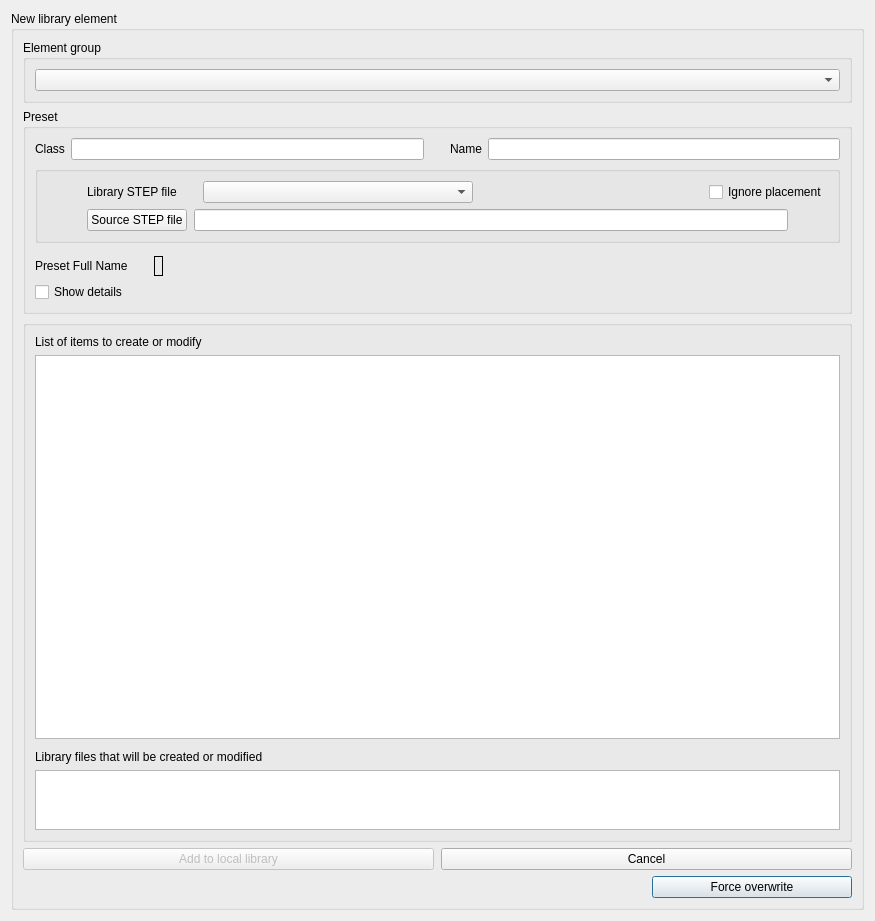
<?xml version="1.0" encoding="UTF-8"?>
<ui version="4.0">
 <class>LibraryPart</class>
 <widget class="QDialog" name="LibraryPart">
  <property name="geometry">
   <rect>
    <x>0</x>
    <y>0</y>
    <width>875</width>
    <height>921</height>
   </rect>
  </property>
  <property name="sizePolicy">
   <sizepolicy hsizetype="Preferred" vsizetype="Preferred">
    <horstretch>0</horstretch>
    <verstretch>0</verstretch>
   </sizepolicy>
  </property>
  <property name="windowTitle">
   <string>Cable Library</string>
  </property>
  <layout class="QVBoxLayout" name="verticalLayout">
   <item>
    <widget class="QGroupBox" name="groupBox">
     <property name="sizePolicy">
      <sizepolicy hsizetype="Preferred" vsizetype="Expanding">
       <horstretch>0</horstretch>
       <verstretch>0</verstretch>
      </sizepolicy>
     </property>
     <property name="title">
      <string>New library element</string>
     </property>
     <layout class="QVBoxLayout" name="verticalLayout_4">
      <item>
       <widget class="QGroupBox" name="partGroupBox">
        <property name="sizePolicy">
         <sizepolicy hsizetype="Preferred" vsizetype="Minimum">
          <horstretch>0</horstretch>
          <verstretch>0</verstretch>
         </sizepolicy>
        </property>
        <property name="minimumSize">
         <size>
          <width>0</width>
          <height>0</height>
         </size>
        </property>
        <property name="title">
         <string>Element group</string>
        </property>
        <layout class="QVBoxLayout" name="verticalLayout_2">
         <item>
          <widget class="QComboBox" name="groupComboBox"/>
         </item>
        </layout>
       </widget>
      </item>
      <item>
       <widget class="QGroupBox" name="presetBox">
        <property name="enabled">
         <bool>true</bool>
        </property>
        <property name="sizePolicy">
         <sizepolicy hsizetype="Preferred" vsizetype="Minimum">
          <horstretch>0</horstretch>
          <verstretch>0</verstretch>
         </sizepolicy>
        </property>
        <property name="title">
         <string>Preset</string>
        </property>
        <layout class="QVBoxLayout" name="verticalLayout_6">
         <item>
          <layout class="QHBoxLayout" name="nameLayout">
           <item>
            <widget class="QLabel" name="classLabel">
             <property name="text">
              <string>Class</string>
             </property>
            </widget>
           </item>
           <item>
            <widget class="QLineEdit" name="classEdit"/>
           </item>
           <item>
            <spacer name="horizontalSpacer_3">
             <property name="orientation">
              <enum>Qt::Horizontal</enum>
             </property>
             <property name="sizeType">
              <enum>QSizePolicy::Fixed</enum>
             </property>
             <property name="sizeHint" stdset="0">
              <size>
               <width>20</width>
               <height>20</height>
              </size>
             </property>
            </spacer>
           </item>
           <item>
            <widget class="QLabel" name="nameLabel">
             <property name="text">
              <string>Name</string>
             </property>
            </widget>
           </item>
           <item>
            <widget class="QLineEdit" name="nameEdit"/>
           </item>
          </layout>
         </item>
         <item>
          <layout class="QHBoxLayout" name="nameLayout_3"/>
         </item>
         <item>
          <widget class="QGroupBox" name="stepGroupBox">
           <property name="title">
            <string/>
           </property>
           <layout class="QVBoxLayout" name="verticalLayout_7">
            <item>
             <layout class="QHBoxLayout" name="step1Layout">
              <property name="topMargin">
               <number>0</number>
              </property>
              <property name="bottomMargin">
               <number>0</number>
              </property>
              <item>
               <spacer name="horizontalSpacer_8">
                <property name="orientation">
                 <enum>Qt::Horizontal</enum>
                </property>
                <property name="sizeType">
                 <enum>QSizePolicy::Fixed</enum>
                </property>
                <property name="sizeHint" stdset="0">
                 <size>
                  <width>40</width>
                  <height>20</height>
                 </size>
                </property>
               </spacer>
              </item>
              <item>
               <widget class="QLabel" name="stepLabel">
                <property name="text">
                 <string>Library STEP file</string>
                </property>
               </widget>
              </item>
              <item>
               <spacer name="horizontalSpacer_7">
                <property name="orientation">
                 <enum>Qt::Horizontal</enum>
                </property>
                <property name="sizeType">
                 <enum>QSizePolicy::Fixed</enum>
                </property>
                <property name="sizeHint" stdset="0">
                 <size>
                  <width>20</width>
                  <height>20</height>
                 </size>
                </property>
               </spacer>
              </item>
              <item>
               <widget class="QComboBox" name="stepComboBox">
                <property name="toolTip">
                 <string>It is recommended to use the source STEP file whenever possible.
A STEP file generated from a selected solid object may differ significantly from the original in terms of internal structure and metadata.</string>
                </property>
                <property name="sizeAdjustPolicy">
                 <enum>QComboBox::AdjustToContents</enum>
                </property>
                <property name="minimumContentsLength">
                 <number>30</number>
                </property>
                <property name="placeholderText">
                 <string/>
                </property>
               </widget>
              </item>
              <item>
               <spacer name="horizontalSpacer_6">
                <property name="orientation">
                 <enum>Qt::Horizontal</enum>
                </property>
                <property name="sizeType">
                 <enum>QSizePolicy::MinimumExpanding</enum>
                </property>
                <property name="sizeHint" stdset="0">
                 <size>
                  <width>40</width>
                  <height>20</height>
                 </size>
                </property>
               </spacer>
              </item>
              <item>
               <widget class="QCheckBox" name="ignorePlacementCheckBox">
                <property name="toolTip">
                 <string>Forces the Placement property of the selected solid object to be ignored.
Useful when adding objects from a document without moving them to the default position.</string>
                </property>
                <property name="text">
                 <string>Ignore placement</string>
                </property>
               </widget>
              </item>
             </layout>
            </item>
            <item>
             <layout class="QHBoxLayout" name="step2Layout">
              <property name="spacing">
               <number>7</number>
              </property>
              <item>
               <spacer name="horizontalSpacer1File">
                <property name="orientation">
                 <enum>Qt::Horizontal</enum>
                </property>
                <property name="sizeType">
                 <enum>QSizePolicy::Maximum</enum>
                </property>
                <property name="sizeHint" stdset="0">
                 <size>
                  <width>40</width>
                  <height>20</height>
                 </size>
                </property>
               </spacer>
              </item>
              <item>
               <widget class="QPushButton" name="fileButton">
                <property name="text">
                 <string>Source STEP file</string>
                </property>
                <property name="autoDefault">
                 <bool>false</bool>
                </property>
               </widget>
              </item>
              <item>
               <widget class="QLineEdit" name="fileEdit"/>
              </item>
              <item>
               <spacer name="horizontalSpacer2File">
                <property name="orientation">
                 <enum>Qt::Horizontal</enum>
                </property>
                <property name="sizeType">
                 <enum>QSizePolicy::Preferred</enum>
                </property>
                <property name="sizeHint" stdset="0">
                 <size>
                  <width>40</width>
                  <height>20</height>
                 </size>
                </property>
               </spacer>
              </item>
             </layout>
            </item>
           </layout>
          </widget>
         </item>
         <item>
          <layout class="QHBoxLayout" name="classLayout">
           <property name="topMargin">
            <number>7</number>
           </property>
           <item>
            <widget class="QLabel" name="labelPresetFullName">
             <property name="text">
              <string>Preset Full Name</string>
             </property>
            </widget>
           </item>
           <item>
            <spacer name="horizontalSpacer_4">
             <property name="orientation">
              <enum>Qt::Horizontal</enum>
             </property>
             <property name="sizeType">
              <enum>QSizePolicy::Fixed</enum>
             </property>
             <property name="sizeHint" stdset="0">
              <size>
               <width>20</width>
               <height>20</height>
              </size>
             </property>
            </spacer>
           </item>
           <item>
            <widget class="QLabel" name="presetFullName">
             <property name="toolTip">
              <string>This name will be visible when selecting the element from the library.</string>
             </property>
             <property name="frameShape">
              <enum>QFrame::Panel</enum>
             </property>
             <property name="text">
              <string/>
             </property>
            </widget>
           </item>
           <item>
            <spacer name="horizontalSpacer_5">
             <property name="orientation">
              <enum>Qt::Horizontal</enum>
             </property>
             <property name="sizeHint" stdset="0">
              <size>
               <width>40</width>
               <height>20</height>
              </size>
             </property>
            </spacer>
           </item>
          </layout>
         </item>
         <item>
          <widget class="QCheckBox" name="detailsCheckBox">
           <property name="text">
            <string>Show details</string>
           </property>
          </widget>
         </item>
        </layout>
       </widget>
      </item>
      <item>
       <widget class="QGroupBox" name="detailsBox">
        <property name="sizePolicy">
         <sizepolicy hsizetype="Preferred" vsizetype="Expanding">
          <horstretch>0</horstretch>
          <verstretch>0</verstretch>
         </sizepolicy>
        </property>
        <property name="minimumSize">
         <size>
          <width>0</width>
          <height>0</height>
         </size>
        </property>
        <property name="maximumSize">
         <size>
          <width>16777215</width>
          <height>16777215</height>
         </size>
        </property>
        <property name="title">
         <string/>
        </property>
        <layout class="QVBoxLayout" name="verticalLayout_3">
         <item>
          <widget class="QLabel" name="label">
           <property name="text">
            <string>List of items to create or modify</string>
           </property>
          </widget>
         </item>
         <item>
          <widget class="QTreeView" name="tree">
           <property name="sizePolicy">
            <sizepolicy hsizetype="Expanding" vsizetype="Expanding">
             <horstretch>0</horstretch>
             <verstretch>0</verstretch>
            </sizepolicy>
           </property>
           <property name="minimumSize">
            <size>
             <width>0</width>
             <height>200</height>
            </size>
           </property>
          </widget>
         </item>
         <item>
          <spacer name="verticalSpacer">
           <property name="orientation">
            <enum>Qt::Vertical</enum>
           </property>
           <property name="sizeType">
            <enum>QSizePolicy::Fixed</enum>
           </property>
           <property name="sizeHint" stdset="0">
            <size>
             <width>20</width>
             <height>5</height>
            </size>
           </property>
          </spacer>
         </item>
         <item>
          <widget class="QLabel" name="fieListLabel">
           <property name="text">
            <string>Library files that will be created or modified</string>
           </property>
           <property name="margin">
            <number>0</number>
           </property>
          </widget>
         </item>
         <item>
          <widget class="QListView" name="fileList">
           <property name="sizePolicy">
            <sizepolicy hsizetype="Expanding" vsizetype="Expanding">
             <horstretch>0</horstretch>
             <verstretch>0</verstretch>
            </sizepolicy>
           </property>
           <property name="minimumSize">
            <size>
             <width>0</width>
             <height>0</height>
            </size>
           </property>
           <property name="maximumSize">
            <size>
             <width>16777215</width>
             <height>60</height>
            </size>
           </property>
          </widget>
         </item>
        </layout>
       </widget>
      </item>
      <item>
       <layout class="QHBoxLayout" name="horizontalLayout_3" stretch="0,3">
        <property name="spacing">
         <number>100</number>
        </property>
        <item>
         <layout class="QHBoxLayout" name="horizontalLayout">
          <property name="spacing">
           <number>7</number>
          </property>
          <property name="sizeConstraint">
           <enum>QLayout::SetDefaultConstraint</enum>
          </property>
          <property name="rightMargin">
           <number>0</number>
          </property>
         </layout>
        </item>
        <item>
         <layout class="QHBoxLayout" name="horizontalLayout_2">
          <property name="spacing">
           <number>7</number>
          </property>
          <item>
           <widget class="QPushButton" name="runButton">
            <property name="enabled">
             <bool>false</bool>
            </property>
            <property name="text">
             <string>Add to local library</string>
            </property>
            <property name="checkable">
             <bool>false</bool>
            </property>
            <property name="checked">
             <bool>false</bool>
            </property>
            <property name="autoExclusive">
             <bool>false</bool>
            </property>
            <property name="autoDefault">
             <bool>false</bool>
            </property>
            <property name="flat">
             <bool>false</bool>
            </property>
           </widget>
          </item>
          <item>
           <widget class="QPushButton" name="cancelButton">
            <property name="text">
             <string>Cancel</string>
            </property>
            <property name="autoDefault">
             <bool>false</bool>
            </property>
           </widget>
          </item>
         </layout>
        </item>
       </layout>
      </item>
      <item>
       <layout class="QHBoxLayout" name="messageLayout">
        <item>
         <widget class="QLabel" name="infoMessage">
          <property name="enabled">
           <bool>true</bool>
          </property>
          <property name="font">
           <font>
            <pointsize>12</pointsize>
            <bold>false</bold>
           </font>
          </property>
          <property name="text">
           <string/>
          </property>
          <property name="wordWrap">
           <bool>true</bool>
          </property>
         </widget>
        </item>
        <item>
         <widget class="QPushButton" name="overwriteButton">
          <property name="maximumSize">
           <size>
            <width>200</width>
            <height>16777215</height>
           </size>
          </property>
          <property name="text">
           <string>Force overwrite</string>
          </property>
         </widget>
        </item>
       </layout>
      </item>
     </layout>
    </widget>
   </item>
  </layout>
 </widget>
 <resources/>
 <connections/>
</ui>
